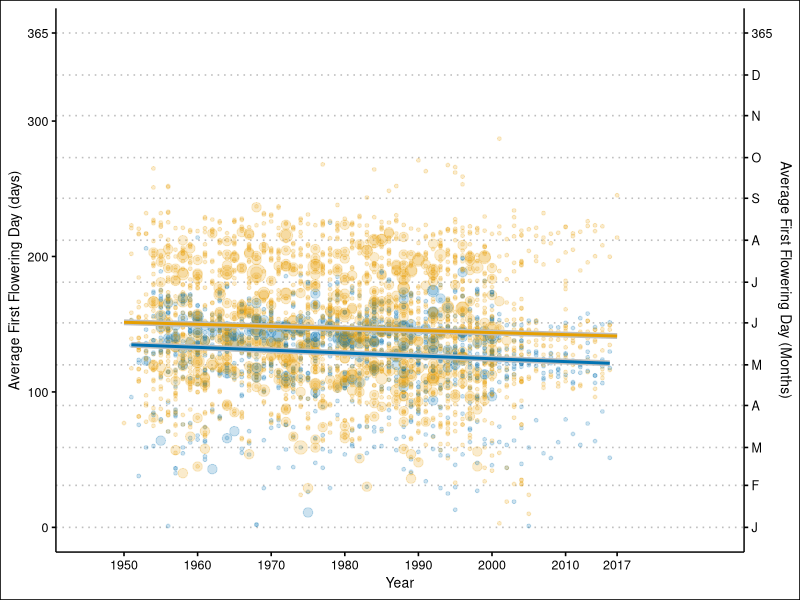

Generate this figure with R:
## ---- chunk 1
library(ggplot2)
library(ggthemes)
library(ggrepel)


## ---- chunk 2
data <- read.csv("./graphdata.csv")

## ---- chunk 3

## ---- chunk 4
mypalette <- c("#0072B2","#E69F00")
mysize <- 2
myshape <- 4 #cross
myalpha <- 0.2
## ---- chunk 5
photo_plot1 <-
  ggplot(data, aes(x = year, y=doy, colour = photoperiod_sensitive))+
  geom_count( alpha = 0.2)+
  geom_smooth(aes(group = photoperiod_sensitive), method = "lm", se=F, size = 2, colour ="gray")+ #trendline
  geom_smooth(method = "lm", se=F, size = 1)+ #trendline
  xlab("Year")+
  ylab("Average First Flowering Day (Months)")+
  guides(color = guide_legend(title = "Photoperiod Sensitivity", reverse = TRUE))+
  scale_colour_manual(values=mypalette)+
  theme_clean()+
  theme(legend.position = "none")+
  scale_y_continuous(breaks=c(0, 31, 59, 90, 120, 151, 181, 212, 243, 273, 304, 334, 365),
                     labels = c("J", "F", "M", "A", "M", "J", "J", "A", "S", "O", "N", "D", 365),
                     limits = c(0, 365), position = "right",
                     sec.axis = sec_axis(~ . * 1, name = "Average First Flowering Day (days)",
                                         breaks = c(0, 100, 200, 300, 365)))+
  scale_x_continuous(breaks=c(1950, 1960, 1970, 1980, 1990, 2000, 2010, 2017), limit = c(1945, 2030))

  photo_plot1
